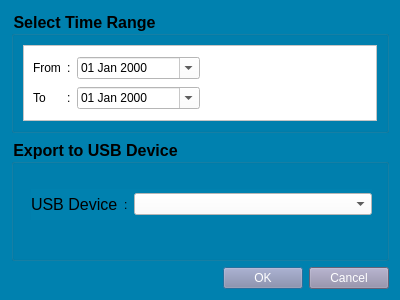
<?xml version="1.0" encoding="UTF-8"?>
<ui version="4.0">
 <class>Dialog</class>
 <widget class="QDialog" name="Dialog">
  <property name="geometry">
   <rect>
    <x>0</x>
    <y>0</y>
    <width>400</width>
    <height>300</height>
   </rect>
  </property>
  <property name="windowTitle">
   <string>Dialog</string>
  </property>
  <property name="styleSheet">
   <string notr="true">background-color: rgb(0, 129, 175);</string>
  </property>
  <layout class="QVBoxLayout" name="verticalLayout_2">
   <item>
    <layout class="QVBoxLayout" name="verticalLayout">
     <item>
      <widget class="QGroupBox" name="groupBox_2">
       <property name="font">
        <font>
         <pointsize>12</pointsize>
         <bold>true</bold>
        </font>
       </property>
       <property name="title">
        <string>Select Time Range</string>
       </property>
       <layout class="QHBoxLayout" name="horizontalLayout_3">
        <property name="spacing">
         <number>2</number>
        </property>
        <item>
         <widget class="QFrame" name="frame">
          <property name="styleSheet">
           <string notr="true">background-color: rgb(255, 255, 255);</string>
          </property>
          <property name="frameShape">
           <enum>QFrame::StyledPanel</enum>
          </property>
          <property name="frameShadow">
           <enum>QFrame::Raised</enum>
          </property>
          <layout class="QHBoxLayout" name="horizontalLayout_2">
           <item>
            <layout class="QGridLayout" name="gridLayout" columnstretch="0,0,1">
             <item row="0" column="0">
              <widget class="QLabel" name="label_2">
               <property name="text">
                <string>From</string>
               </property>
              </widget>
             </item>
             <item row="0" column="1">
              <widget class="QLabel" name="label_5">
               <property name="text">
                <string>:</string>
               </property>
              </widget>
             </item>
             <item row="0" column="2">
              <widget class="QDateEdit" name="dateEdit">
               <property name="styleSheet">
                <string notr="true">color:rgb(0, 0, 0);</string>
               </property>
               <property name="displayFormat">
                <string>dd MMM yyyy</string>
               </property>
               <property name="calendarPopup">
                <bool>true</bool>
               </property>
              </widget>
             </item>
             <item row="1" column="0">
              <widget class="QLabel" name="label_4">
               <property name="text">
                <string>To</string>
               </property>
              </widget>
             </item>
             <item row="1" column="1">
              <widget class="QLabel" name="label_6">
               <property name="text">
                <string>:</string>
               </property>
              </widget>
             </item>
             <item row="1" column="2">
              <widget class="QDateEdit" name="dateEdit_2">
               <property name="styleSheet">
                <string notr="true">color: rgb(0, 0, 0);</string>
               </property>
               <property name="displayFormat">
                <string>dd MMM yyyy</string>
               </property>
               <property name="calendarPopup">
                <bool>true</bool>
               </property>
              </widget>
             </item>
            </layout>
           </item>
           <item>
            <spacer name="horizontalSpacer">
             <property name="orientation">
              <enum>Qt::Horizontal</enum>
             </property>
             <property name="sizeHint" stdset="0">
              <size>
               <width>164</width>
               <height>20</height>
              </size>
             </property>
            </spacer>
           </item>
          </layout>
         </widget>
        </item>
       </layout>
      </widget>
     </item>
     <item>
      <widget class="QGroupBox" name="groupBox">
       <property name="font">
        <font>
         <pointsize>12</pointsize>
         <bold>true</bold>
        </font>
       </property>
       <property name="title">
        <string>Export to USB Device</string>
       </property>
       <widget class="QWidget" name="layoutWidget">
        <property name="geometry">
         <rect>
          <x>20</x>
          <y>50</y>
          <width>341</width>
          <height>31</height>
         </rect>
        </property>
        <layout class="QHBoxLayout" name="horizontalLayout" stretch="0,0,1">
         <item>
          <widget class="QLabel" name="label">
           <property name="font">
            <font>
             <pointsize>12</pointsize>
            </font>
           </property>
           <property name="text">
            <string>USB Device</string>
           </property>
          </widget>
         </item>
         <item>
          <widget class="QLabel" name="label_3">
           <property name="text">
            <string>:</string>
           </property>
          </widget>
         </item>
         <item>
          <widget class="QComboBox" name="usb_device_input">
           <property name="styleSheet">
            <string notr="true">background-color: rgb(255, 255, 255);</string>
           </property>
          </widget>
         </item>
        </layout>
       </widget>
      </widget>
     </item>
     <item>
      <widget class="QDialogButtonBox" name="buttonBox">
       <property name="styleSheet">
        <string notr="true">color:rgb(255,255,255);
background-color: rgb(141, 137, 166);</string>
       </property>
       <property name="orientation">
        <enum>Qt::Horizontal</enum>
       </property>
       <property name="standardButtons">
        <set>QDialogButtonBox::Cancel|QDialogButtonBox::Ok</set>
       </property>
      </widget>
     </item>
    </layout>
   </item>
  </layout>
 </widget>
 <resources/>
 <connections>
  <connection>
   <sender>buttonBox</sender>
   <signal>accepted()</signal>
   <receiver>Dialog</receiver>
   <slot>accept()</slot>
   <hints>
    <hint type="sourcelabel">
     <x>248</x>
     <y>254</y>
    </hint>
    <hint type="destinationlabel">
     <x>157</x>
     <y>274</y>
    </hint>
   </hints>
  </connection>
  <connection>
   <sender>buttonBox</sender>
   <signal>rejected()</signal>
   <receiver>Dialog</receiver>
   <slot>reject()</slot>
   <hints>
    <hint type="sourcelabel">
     <x>316</x>
     <y>260</y>
    </hint>
    <hint type="destinationlabel">
     <x>286</x>
     <y>274</y>
    </hint>
   </hints>
  </connection>
 </connections>
</ui>
